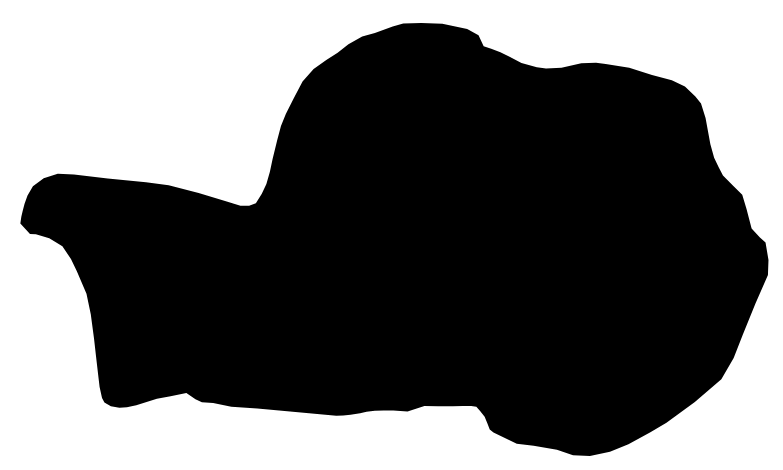
%> input picture images/bone-1.png, 783 x 470 px
$ octave --eval "result = loadImage('../../images/bone-1.png');"   (GNU Octave 9; MATLAB toolbox functions it lacks are replaced by stand-ins)
%> lines starting %> are read from the running program, lines starting %| are printed output that depends on the picture; in (x1, y1, x2, y2) boxes, pixels count from 0 and x2, y2 are one past the last pixel; in counts of white or black regions, pixels touching at a corner belong together; the program's own positions count from 1
function img = loadImage(filePath)
%> called with filePath = '../../images/bone-1.png'
    img = ~imread(filePath);
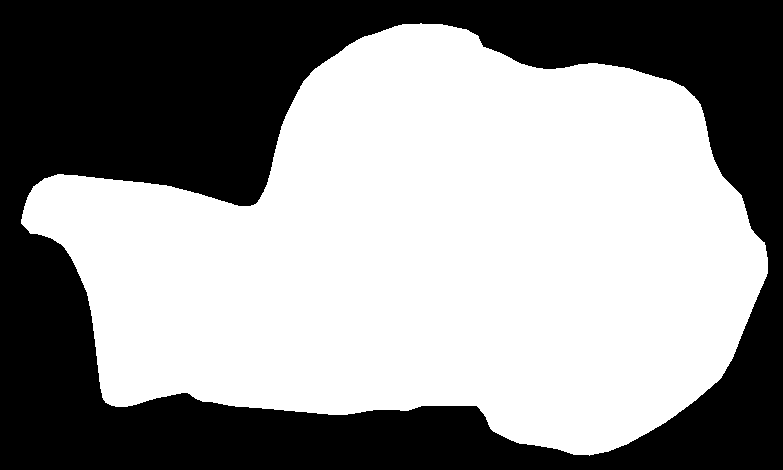
%> img: size 470x783x3 logical; 57% white; 1 black region, box (x1, y1, x2, y2) and area: (0, 0, 783, 470) 158079

    imgSize = size(img);
%> imgSize = [470 783 3]
    if length(imgSize) >= 3
        img = rgb2gray(double(img));
    end

    img = flipud(img);
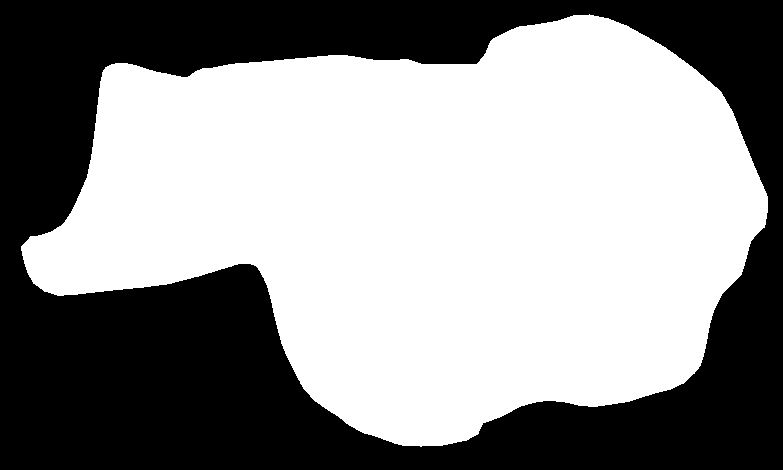
%> img: size 470x783 double; values 0 (black) and 1 (white), 57% white; 1 black region, box (x1, y1, x2, y2) and area: (0, 0, 783, 470) 158079
end
